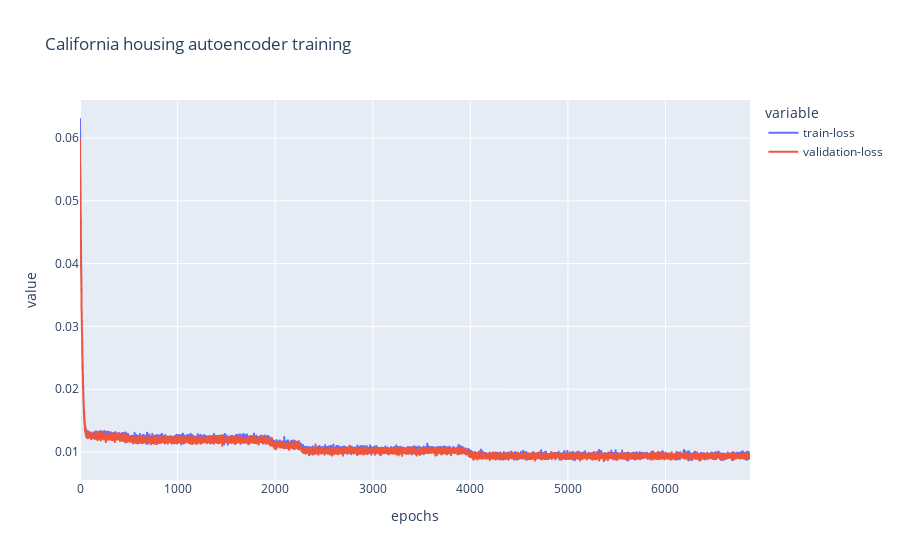

This figure's notebook cell:
### Code cell
autoencoder.adam().fit(
    X_train=X_train,
    Y_train=X_train,
    epochs=100_000,
    batch_size=256,
    X_val=X_val,
    Y_val=X_val,
    early_stop_count=1500,
    loss_criterion="MSELoss",
    verbose=True
)[70:].plot_loss("California housing autoencoder training")

### Figure 1 — Plotly figure (JSON) as saved in the notebook; plotly's stock layout.template omitted (floating-point values rounded to 4 significant figures; data arrays with more than 128 entries replaced by an {"elided": "..."} marker saying what was removed)
{"data": [{"hovertemplate": "variable=train-loss<br>epochs=%{x}<br>value=%{y}<extra></extra>", "legendgroup": "train-loss", "line": {"color": "#636efa", "dash": "solid"}, "marker": {"symbol": "circle"}, "mode": "lines", "name": "train-loss", "showlegend": true, "type": "scattergl", "x": {"elided": "6867 int values"}, "xaxis": "x", "y": {"elided": "6867 float values"}, "yaxis": "y"}, {"hovertemplate": "variable=validation-loss<br>epochs=%{x}<br>value=%{y}<extra></extra>", "legendgroup": "validation-loss", "line": {"color": "#EF553B", "dash": "solid"}, "marker": {"symbol": "circle"}, "mode": "lines", "name": "validation-loss", "showlegend": true, "type": "scattergl", "x": {"elided": "6867 int values"}, "xaxis": "x", "y": {"elided": "6867 float values"}, "yaxis": "y"}], "layout": {"legend": {"title": {"text": "variable"}, "tracegroupgap": 0}, "title": {"text": "California housing autoencoder training"}, "xaxis": {"anchor": "y", "domain": [0, 1], "title": {"text": "epochs"}}, "yaxis": {"anchor": "x", "domain": [0, 1], "title": {"text": "value"}}}}
